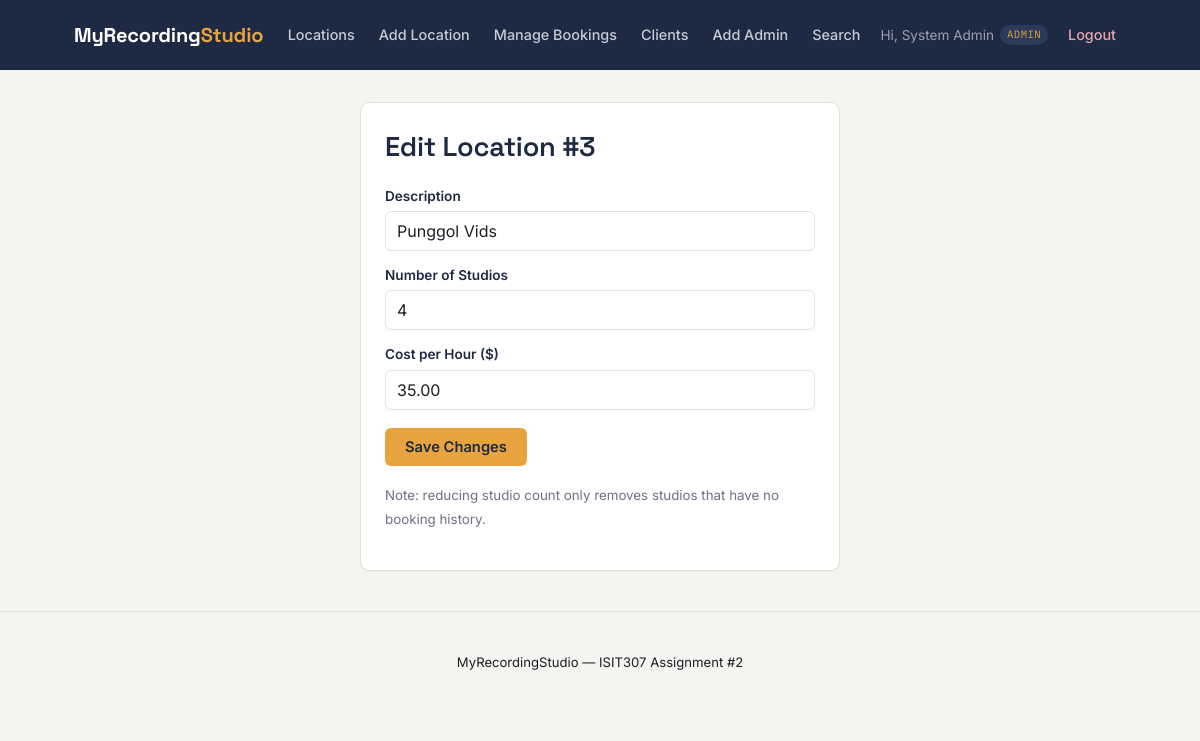
The app's page /location_edit.php?id=3 (signed in) with its own data.
### tables this page shows
CREATE TABLE locations (
    location_id     INT AUTO_INCREMENT PRIMARY KEY,
    description     VARCHAR(255) NOT NULL,
    num_studios     INT NOT NULL CHECK (num_studios > 0),
    cost_per_hour   DECIMAL(8,2) NOT NULL CHECK (cost_per_hour >= 0)
);

### classes/Location.php (called while the page is built, shortened)
<?php
class Location {
    public static function findById(int $locationId): ?array {
        $db = Database::getConnection();
        $stmt = $db->prepare('SELECT * FROM locations WHERE location_id = ?');
        $stmt->execute([$locationId]);
        $row = $stmt->fetch();
        return $row ?: null;
    }
}

### includes/bootstrap.php (called while the page is built, shortened)
<?php
require_once __DIR__ . '/../classes/Location.php';
function h(?string $value): string {
    return htmlspecialchars($value ?? '', ENT_QUOTES, 'UTF-8');
}

### location_edit.php (the view, shortened to what this page needs)
<?php
require_once __DIR__ . '/includes/bootstrap.php';
$locationId = (int)($_GET['id'] ?? $_POST['location_id'] ?? 0);
$location = Location::findById($locationId);
require __DIR__ . '/includes/header.php';
?>
<div class="card" style="max-width:480px;margin:0 auto;">
    <h1>Edit Location #<?= (int)$locationId ?></h1>
    <form method="post">
        <label>Description</label>
        <input type="text" name="description" value="<?= h($location['description']) ?>" required>
        <label>Number of Studios</label>
        <input type="number" name="num_studios" min="1" value="<?= h((string)$location['num_studios']) ?>" required>
        <label>Cost per Hour ($)</label>
        <input type="number" step="0.01" min="0" name="cost_per_hour" value="<?= h((string)$location['cost_per_hour']) ?>" required>
        <button class="btn" type="submit">Save Changes</button>
    </form>
    <p><small>Note: reducing studio count only removes studios that have no booking history.</small></p>
</div>
<?php require __DIR__ . '/includes/footer.php'; ?>

### css/style.css (style rules this page uses)
:root { --ink: #1e2a44; --ink-soft: #2a3b5c; --paper: #f5f4f1; --card: #ffffff; --amber: #e7a33e; --amber-dark: #e7a33e; --teal: #0e8074; --text: #1b1f24; --muted: #6b7280; --border: #e3e1db; --success: #2f9e6e; --success-bg: #e7f5ef; --error: #d64550; --error-bg: #fbeaec; --font-display: 'Space Grotesk', 'Segoe UI', sans-serif; --font-body: 'Inter', 'Segoe UI', sans-serif; --font-mono: 'IBM Plex Mono', 'Consolas', monospace; }
* { box-sizing: border-box; }
html { scroll-behavior: smooth; }
body { margin: 0; font-family: var(--font-body); background: var(--paper); color: var(--text); line-height: 1.5; }
h1, h2, h3 { font-family: var(--font-display); color: var(--ink); font-weight: 600; letter-spacing: -0.01em; }
h1 { font-size: 1.7em; margin-top: 0; }
p { color: var(--text); }
small, p small { color: var(--muted); }
.card { background: var(--card); border: 1px solid var(--border); border-radius: 10px; padding: 24px; margin-bottom: 20px; box-shadow: 0 1px 2px rgba(20, 23, 28, 0.04); }
form label { display: block; margin-top: 14px; font-weight: 600; font-size: 0.85em; color: var(--ink); }
form input, form select, form textarea { width: 100%; padding: 9px 11px; margin-top: 5px; border: 1px solid var(--border); border-radius: 6px; font-size: 1em; font-family: var(--font-body); background: var(--card); color: var(--text); transition: border-color 0.15s ease; }
.btn { display: inline-block; background: var(--amber); color: var(--ink); border: none; padding: 10px 20px; border-radius: 6px; cursor: pointer; font-family: var(--font-body); font-weight: 600; font-size: 0.92em; text-decoration: none; margin-top: 18px; transition: background-color 0.15s ease, transform 0.05s ease; }

### records on screen
locations: description "Punggol Vids", num_studios "4", cost_per_hour "35.00"

### other values on screen
$_SESSION['user_name'] "System Admin"
current_user_type() "ADMIN"
$locationId "3"
